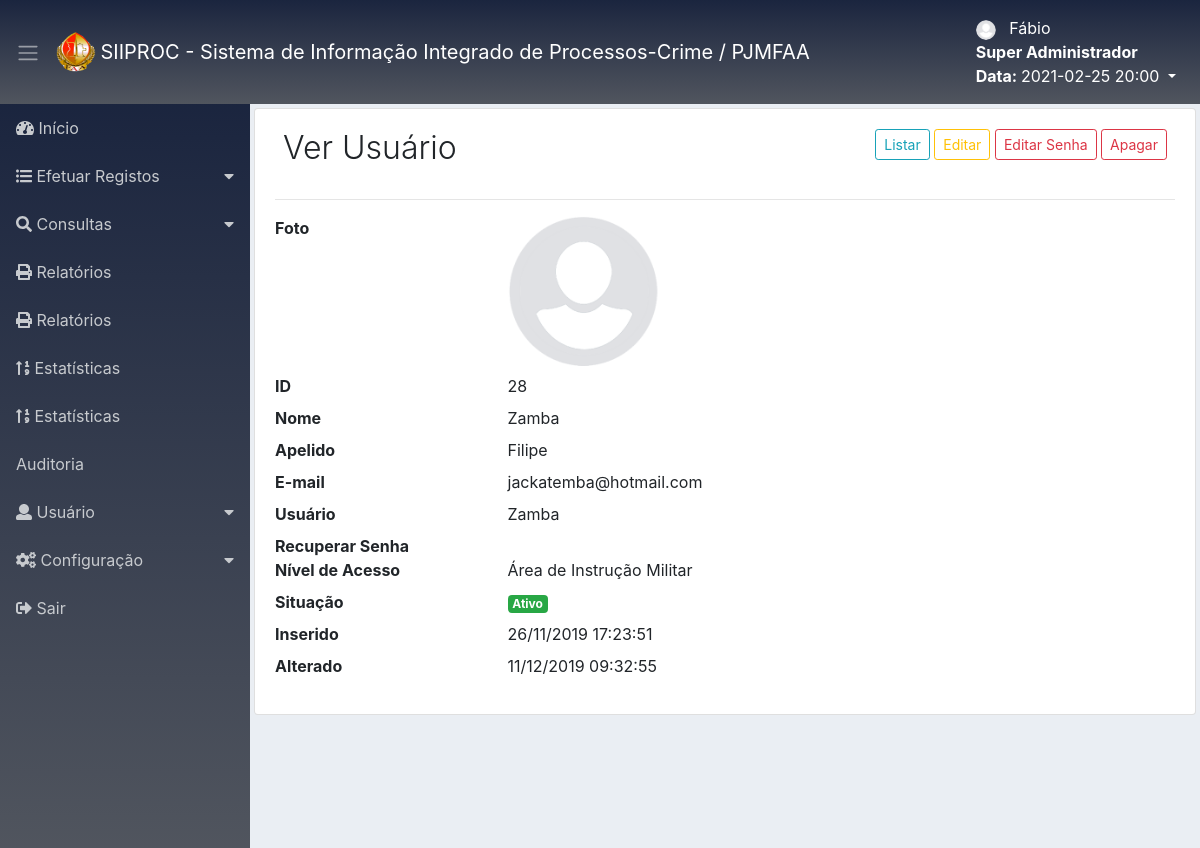
Screenshot of /ver-usuario/ver-usuario/28 (signed in) with the database file from the repository.
### tables this page shows
CREATE TABLE `adms_nivacs_pgs` (
  `id` int(11) NOT NULL,
  `permissao` int(11) NOT NULL,
  `ordem` int(11) NOT NULL,
  `dropdown` int(11) NOT NULL DEFAULT '2',
  `lib_menu` int(11) NOT NULL DEFAULT '2',
  `adms_menu_id` int(11) NOT NULL DEFAULT '4',
  `adms_niveis_acesso_id` int(11) NOT NULL,
  `adms_pagina_id` int(11) NOT NULL,
  `created` datetime NOT NULL,
  `modified` datetime DEFAULT NULL
);

CREATE TABLE `adms_menus` (
  `id` int(11) NOT NULL,
  `nome` varchar(220) NOT NULL,
  `icone` varchar(40) NOT NULL,
  `ordem` int(11) NOT NULL,
  `adms_sit_id` int(11) NOT NULL,
  `created` datetime NOT NULL,
  `modified` datetime DEFAULT NULL
);

CREATE TABLE `adms_usuarios` (
  `id` int(11) NOT NULL,
  `nome` varchar(220) NOT NULL,
  `apelido` varchar(220) DEFAULT NULL,
  `email` varchar(220) NOT NULL,
  `usuario` varchar(220) NOT NULL,
  `senha` varchar(220) NOT NULL,
  `recuperar_senha` varchar(220) DEFAULT NULL,
  `chave_descadastro` varchar(220) DEFAULT NULL,
  `conf_email` varchar(120) DEFAULT NULL,
  `imagem` varchar(220) DEFAULT NULL,
  `adms_niveis_acesso_id` int(11) NOT NULL,
  `adms_sits_usuario_id` int(11) NOT NULL,
  `created` datetime NOT NULL,
  `modified` datetime DEFAULT NULL
);

CREATE TABLE `adms_niveis_acessos` (
  `id` int(11) NOT NULL,
  `nome` varchar(50) NOT NULL,
  `ordem` int(11) NOT NULL,
  `created` datetime NOT NULL,
  `modified` datetime DEFAULT NULL
);

CREATE TABLE `adms_sits_usuarios` (
  `id` int(11) NOT NULL,
  `nome` varchar(220) NOT NULL,
  `adms_cor_id` int(11) NOT NULL,
  `created` datetime NOT NULL,
  `modified` datetime DEFAULT NULL
);

### app/adms/Models/helper/AdmsRead.php (called while the page is built, shortened)
<?php
class AdmsRead extends AdmsConn
{
    private $Select;
    private $Values;
    private $Query;
    public function fullRead($Query, $ParseString = null)
    {
        $this->Select = (string) $Query;
        if (!empty($ParseString)) {
            parse_str($ParseString, $this->Values);
        }
        $this->exeInstrucao();
    }
    private function exeInstrucao()
    {
        $this->conexao();
        try {
            $this->getIntrucao();
            $this->Query->execute();
            $this->Resultado = $this->Query->fetchAll();
        } catch (Exception $ex) {
            $this->Resultado = null;
        }
    }
    private function conexao()
    {
        $this->Conn = parent::getConn();
        $this->Query = $this->Conn->prepare($this->Select);
        $this->Query->setFetchMode(PDO::FETCH_ASSOC);
    }
    private function getIntrucao()
    {
        if ($this->Values) {
            foreach ($this->Values as $Link => $Valor) {
                if ($Link == 'limit' || $Link == 'offset') {
                    $Valor = (int) $Valor;
                }
                $this->Query->bindValue(":{$Link}", $Valor, (is_int($Valor) ? PDO::PARAM_INT : PDO::PARAM_STR));
            }
        }
    }
}

### app/adms/Models/helper/AdmsConn.php (called while the page is built, shortened)
<?php
class AdmsConn
{
    public static $Host = HOST;
    public static $User = USER;
    public static $Pass = PASS;
    public static $Dbname = DBNAME;
    private static $Connect = null;
    private static function conectar()
    {
        try {
            if(self::$Connect == null){
                self::$Connect = new PDO('mysql:host=' . self::$Host . ';dbname=' . self::$Dbname.';charset=utf8', self::$User,
                    self::$Pass,array(PDO::MYSQL_ATTR_INIT_COMMAND => "SET NAMES utf8"));
            }
        } catch (Exception $exc) {
            echo 'mensagem: ' . $exc->getMessage();
            die;
        }
        return self::$Connect;
    }
    public function getConn()
    {
        return self::conectar();
    }
}

### app/adms/Models/AdmsMenu.php (called while the page is built, shortened)
<?php
class AdmsMenu
{
    public function itemMenu()
    {
        $listItemMenu = new \App\adms\Models\helper\AdmsRead();
        $listItemMenu->fullRead("SELECT nivpg.dropdown,
                men.id id_men, men.nome nome_men, men.icone icone_men,
                pg.id id_pg, pg.menu_controller, pg.menu_metodo, pg.nome_pagina, pg.icone icone_pg
                FROM adms_nivacs_pgs nivpg
                INNER JOIN adms_menus men ON men.id=nivpg.adms_menu_id
                INNER JOIN adms_paginas pg ON pg.id=nivpg.adms_pagina_id
                WHERE nivpg.adms_niveis_acesso_id =:adms_niveis_acesso_id
                AND nivpg.permissao =:permissao
                AND nivpg.lib_menu =:lib_menu
                ORDER BY men.ordem, nivpg.ordem ASC", "adms_niveis_acesso_id=".$_SESSION['adms_niveis_acesso_id']."&permissao=1&lib_menu=1");
        $this->Resultado = $listItemMenu->getResultado();
        return $this->Resultado;
    }
}

### app/adms/Models/AdmsVerUsuario.php (called while the page is built, shortened)
<?php
class AdmsVerUsuario
{
    public function verUsuario($DadosId)
    {
        $this->DadosId = (int) $DadosId;
        $verPerfil = new \App\adms\Models\helper\AdmsRead();
        $verPerfil->fullRead("SELECT user.*,
                nivac.nome nome_nivac,
                sit.nome nome_sit,
                cr.cor cor_cr
                FROM adms_usuarios user
                INNER JOIN adms_niveis_acessos nivac ON nivac.id=user.adms_niveis_acesso_id
                INNER JOIN adms_sits_usuarios sit ON sit.id=user.adms_sits_usuario_id
                INNER JOIN adms_cors cr ON cr.id=sit.adms_cor_id
                WHERE user.id =:id AND nivac.ordem >:ordem LIMIT :limit", "id=".$this->DadosId."&ordem=".$_SESSION['ordem_nivac']."&limit=1");
        $this->Resultado= $verPerfil->getResultado();
        return $this->Resultado;
    }
}

### app/adms/Views/usuario/verUsuario.php (the view, shortened to what this page needs)
<?php
if (!empty($this->Dados['dados_usuario'][0])) {
    extract($this->Dados['dados_usuario'][0]);
    ?>
    <div class="content p-1">
        <div class="list-group-item">
            <div class="d-flex">
                <div class="mr-auto p-2">
                    <h2 class="display-4 titulo">Ver Usuário</h2>
                </div>
                <div class="p-2">
                    <span class="d-none d-md-block">
                        <?php
                        if ($this->Dados['botao']['list_usuario']) {
                            echo "<a href='" . URLADM . "usuarios/listar' class='btn btn-outline-info btn-sm'>Listar</a> ";
                        }
                        if ($this->Dados['botao']['edit_usuario']) {
                            echo "<a href='" . URLADM . "editar-usuario/edit-usuario/$id' class='btn btn-outline-warning btn-sm'>Editar</a> ";
                        }
                        if ($this->Dados['botao']['edit_senha']) {
                            echo "<a href='" . URLADM . "editar-senha/edit-senha/$id' class='btn btn-outline-danger btn-sm'>Editar Senha</a> ";
                        }
                        if ($this->Dados['botao']['del_usuario']) {
                            echo "<a href='" . URLADM . "apagar-usuario/apagar-usuario/$id' class='btn btn-outline-danger btn-sm' data-confirm='Tem certeza de que deseja excluir o item selecionado?'>Apagar</a> ";
                        }
                        ?>
                    </span>
                </div>
            </div><hr>
            <dl class="row">
                <dt class="col-sm-3">Foto</dt>
                <dd class="col-sm-9">
                    <?php
                    if (!empty($imagem)) {
                        echo "<img src='" . URLADM . "assets/imagens/usuario/" . $id . "/" . $imagem . "' witdh='150' height='150'>";
                    } else {
                        echo "<img src='" . URLADM . "assets/imagens/usuario/icone_usuario.png' witdh='150' height='150'>";
                    }
                    ?>
                </dd>
                <dt class="col-sm-3">ID</dt>
                <dd class="col-sm-9"><?php echo $id; ?></dd>
                <dt class="col-sm-3">Nome</dt>
                <dd class="col-sm-9"><?php echo $nome; ?></dd>
                <dt class="col-sm-3">Apelido</dt>
                <dd class="col-sm-9"><?php echo $apelido; ?></dd>
                <dt class="col-sm-3">E-mail</dt>
                <dd class="col-sm-9"><?php echo $email; ?></dd>
                <dt class="col-sm-3">Usuário</dt>
                <dd class="col-sm-9"><?php echo $usuario; ?></dd>
                <dt class="col-sm-3">Recuperar Senha</dt>
                <dd class="col-sm-9"><?php
                    ?></dd>
                <dt class="col-sm-3">Nível de Acesso</dt>
                <dd class="col-sm-9"><?php echo $nome_nivac; ?></dd>
                <dt class="col-sm-3">Situação</dt>
                <dd class="col-sm-9">
                    <span class="badge badge-<?php echo $cor_cr; ?>"><?php echo $nome_sit; ?></span>
                </dd>
                <dt class="col-sm-3">Inserido</dt>
                <dd class="col-sm-9"><?php echo date('d/m/Y H:i:s', strtotime($created)); ?></dd>
                <dt class="col-sm-3">Alterado</dt>
                <dd class="col-sm-9"><?php
                    if (!empty($modified)) {
                        echo date('d/m/Y H:i:s', strtotime($modified));
                    }
                    ?>
                </dd>
            </dl>
        </div>
    </div>
    <?php
} else {
    $_SESSION['msg'] = "<div class='alert alert-danger'>Erro: Usuário não encontrado!</div>";
    $UrlDestino = URLADM . 'usuarios/listar';
    header("Location: $UrlDestino");
}

### app/adms/Views/include/sidebar.php (shortened to what this page needs)
<div class="d-flex">
    <nav class="sidebar" style="background:linear-gradient(rgba(4,15,43,0.9), rgba(15,20,31,0.7));/* background-image:url('<?php echo URLADM ?>imagens/fundo.png'); */ " >
        <ul class="list-unstyled">
            <?php
            $cont_drop = 0;
            $cont_drop_fech = 0;
            foreach ($this->Dados['menu'] as $menu) {
                extract($menu);
                if ($dropdown == 1) {
                    if ($cont_drop != $id_men) {
                        if (($cont_drop_fech == 1) AND ( $cont_drop != 0)) {
                            echo "</li>";
                            $cont_drop_fech = 0;
                        }
                        echo "<li>";
                        echo "<a href='#submenu" . $id_men . "' data-toggle='collapse'>";
                        echo "<i class='" . $icone_men . "'></i> " . $nome_men;
                        echo "</a>";
                        $cont_drop = $id_men;
                    }
                    $cont_drop_fech = 1;
                } else {
                    if ($cont_drop_fech == 1) {
                        echo "</li>";
                        $cont_drop_fech = 0;
                    }
                    echo "<li><a href='" . URLADM . $menu_controller . "/" . $menu_metodo . "'><i class='" . $icone_men . "'></i> " . $nome_men . "</a></li>";
                }
            }
            ?>
        </ul>
    </nav>

### assets/css/dashboard.css (style rules this page uses)
body { background-color: #eaeef3; }
.sidebar { background-color: #222c3c; min-width: 250px; max-width: 250px; min-height: calc(100vh - 56px); transition: all 0.3s; }
.sidebar ul li a { display: block; padding: 0.75rem 1rem; color: #c7cace; text-decoration: none; }
.sidebar [data-toggle="collapse"] { position: relative; }
.sidebar [data-toggle="collapse"]:before { content: "\f0d7"; font-family: "Font Awesome 5 Free"; font-weight: 900; position: absolute; right: 1rem; }
.content { width: 100%; }
.titulo { font-size: 2.0rem !important; }

### rows the page displays
adms_nivacs_pgs: adms_menu.nome "Início"
adms_nivacs_pgs: adms_menu.nome "Efetuar Registos"
adms_nivacs_pgs: adms_menu.nome "Consultas"
adms_nivacs_pgs: adms_menu.nome "Relatórios"
adms_nivacs_pgs: adms_menu.nome "Relatórios"
adms_nivacs_pgs: adms_menu.nome "Estatísticas"
adms_nivacs_pgs: adms_menu.nome "Estatísticas"
adms_nivacs_pgs: adms_menu.nome "Auditoria"
adms_nivacs_pgs: adms_menu.nome "Usuário"
adms_nivacs_pgs: adms_menu.nome "Configuração"
adms_nivacs_pgs: adms_menu.nome "Sair"
adms_usuarios: id "28", nome "Zamba", apelido "Filipe", email "jackatemba@hotmail.com", usuario "Zamba", adms_niveis_acesso.nome "Área de Instrução Militar", adms_sits_usuario.nome "Ativo", created "26/11/2019 17:23:51", modified "11/12/2019 09:32:55"

### other values shown
$prim_nome "Fábio"
$_SESSION['adms_niveis_acesso_nome'] "Super Administrador"
